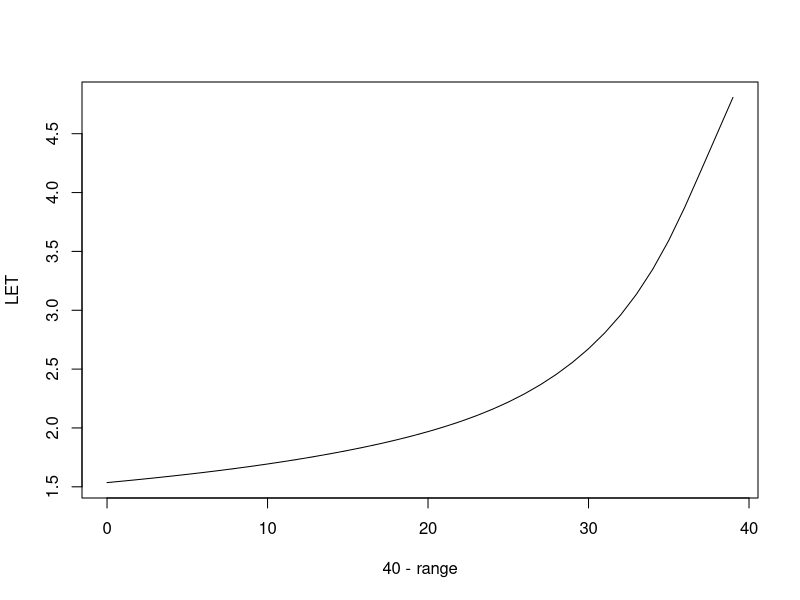

Write the R code that produced this figure.
# Correcting Alpen data for LET change between beam injection and mouse skin. 
#Under construction but probably bug-free. Here tracks in water of almost fully ionized 2He4 atoms (alpha particles) are analyzed as an example.
# Many physics approximations are used in the calculations but the main source of uncertainty is biological variability, not these approximations.
# The main quantitites of interest are kinetic energy in MeV/u=ke, LET in keV/u, range=average straight line distance travelled before an alpha particle stops at its Bragg peak. Measured in cm
rm(list=ls()) #The following data is taken from NASA's GERM software, a program that can calculate properties of radiation tracks. We do not need the full power of the GEANT4 suite for our estimates.
he4_ke_x=c(60,75,90,100,125,150,175,200,250,300,350) # This is kinetic energy ke; but smooth.spline wants it to be "x" and not any other character string. So he4_ke_x will soon be replaced by x
he4_range=c(3.07,4.58,6.34,7.65,11.37,15.65,20.48,25.78,37.68,51.09,65.88) # The corresponding ranges
he4_LET=c(4.35,3.66,3.18,2.94,2.49,2.19,1.97,1.81,1.57,1.42,1.30) #The corresponding LETs
# JE Turner Atoms, Radiation, and Radiation Protection. 3d edition. Eq. 5-42 says that if 2 ions have equal MeV/u then to approximation adequate for our purposes (range_1/range_2)=(M_1/M_2)*(Z_2/Z_1)^2
# e.g.(range_1/range_Fe56)=(M_1/56)*(26/Z_1)^2 if ion2 is 26Fe56.
# Evntually we will get an estimate of how much matter was between Alpen's upstream ion injections and mouse skin from comparing Alpen's and Chang's data on 26Fe56 injected with about 600 MeV/u.
# Then we can use that estimate to correct Alpen's LETs at the mouse skin for Alpen's proton, He4,Ne20, and Fe56 at 350 MeV/u data by using Turner's Eq.5-42.
x=he4_ke_x 
range_of_ke=smooth.spline(x,he4_range,df=5) # list of 15 #df must be less than length(x)=length(range)# list of 15
range_fctn_of_ke=function(ke)unname(predict(range_of_ke, x=ke)[[2]]) #extract function from list
LET_of_ke=smooth.spline(x,he4_LET,df=5) # similar to 2 lines above
LET_fctn_of_ke=function(ke)unname(predict(LET_of_ke, x=ke)[[2]])
x=he4_range 
ke=he4_ke_x
ke_of_range=smooth.spline(x,ke,df=10) # compositional inverse list of 15
ke_fctn_of_range=function(he4_range)unname(predict(ke_of_range, x=he4_range)[[2]]) # compositional inverse function
range=40:1
ke=ke_fctn_of_range(range)
LET=LET_fctn_of_ke(ke)
plot(40-range,LET,type='l') # This curve is merely the famous Bragg peak curve, and is merely an interpolation for the data we started with. But the smooth interpolation and the formula in Turner can give us the desired estimates of how much LET Alpen's ions gained before they hit the mice.